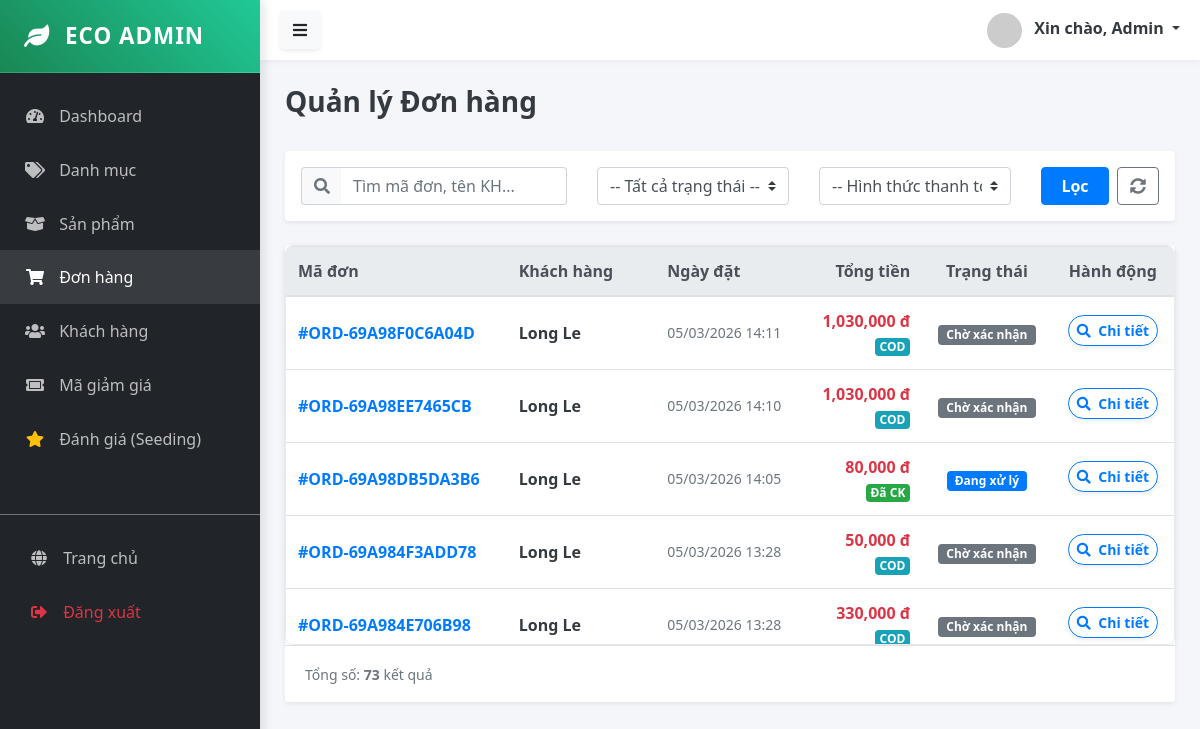
The app's page /public/admin/order (signed in) with its own data.
### tables this page shows
CREATE TABLE `orders` (
  `id` bigint UNSIGNED NOT NULL,
  `user_id` bigint UNSIGNED DEFAULT NULL,
  `order_number` varchar(50) NOT NULL,
  `status` varchar(50) DEFAULT NULL,
  `total_cents` bigint NOT NULL,
  `subtotal_cents` bigint DEFAULT NULL,
  `shipping_fee_cents` bigint DEFAULT NULL,
  `tax_cents` bigint DEFAULT NULL,
  `shipping_address_id` bigint UNSIGNED DEFAULT NULL,
  `billing_address_id` bigint UNSIGNED DEFAULT NULL,
  `payment_status` varchar(50) DEFAULT NULL,
  `payment_method` varchar(50) DEFAULT 'cod',
  `placed_at` datetime DEFAULT NULL,
  `closed_at` datetime DEFAULT NULL,
  `notes` text,
  `coupon_code` varchar(100) DEFAULT NULL,
  `created_at` timestamp NULL DEFAULT CURRENT_TIMESTAMP,
  `updated_at` timestamp NULL DEFAULT CURRENT_TIMESTAMP ON UPDATE CURRENT_TIMESTAMP
);

CREATE TABLE `users` (
  `id` bigint UNSIGNED NOT NULL,
  `email` varchar(255) NOT NULL,
  `password_hash` varchar(255) DEFAULT NULL,
  `name` varchar(200) DEFAULT NULL,
  `phone` varchar(50) DEFAULT NULL,
  `avatar_url` text,
  `status` tinyint DEFAULT '1',
  `role_id` bigint UNSIGNED DEFAULT NULL,
  `google_id` varchar(255) DEFAULT NULL,
  `email_verified` tinyint DEFAULT '0',
  `verification_token` varchar(255) DEFAULT NULL COMMENT 'Mã gửi qua mail',
  `reset_token` varchar(255) DEFAULT NULL COMMENT 'Mã quên mật khẩu (OTP)',
  `reset_token_expire` datetime DEFAULT NULL COMMENT 'Hạn sử dụng mã OTP',
  `created_at` timestamp NULL DEFAULT CURRENT_TIMESTAMP,
  `updated_at` timestamp NULL DEFAULT CURRENT_TIMESTAMP ON UPDATE CURRENT_TIMESTAMP,
  `last_login_at` datetime DEFAULT NULL,
  `metadata` json DEFAULT NULL
);

### app/Controllers/Admin/OrderController.php (called while the page is built, shortened)
<?php
class OrderController extends Controller {
    public function index() {
        $orderModel = $this->model('Order');
        $filters = [
            'search' => trim($_GET['search'] ?? ''),
            'status' => trim($_GET['status'] ?? ''),
            'payment_method' => trim($_GET['payment_method'] ?? '')
        ];
        $orders = $orderModel->getAllOrders($filters);
        $this->view('admin/orders/index', ['orders' => $orders]);
    }
}

### app/Core/App.php (called while the page is built, shortened)
<?php
class App {
    protected $controller = 'HomeController';
    protected $method = 'index';
    public function __construct() {
        $url = $this->parseUrl();
        if (isset($url[0]) && strtolower($url[0]) == 'admin') {
            array_shift($url);
            $folder = 'Admin';
            $this->controller = 'DashboardController';
            if (isset($url[0])) {
                $controllerName = $this->convertToPascalCase($url[0]) . 'Controller';
                if (file_exists('../app/Controllers/Admin/' . $controllerName . '.php')) {
                    $this->controller = $controllerName;
                    array_shift($url);
                }
            }
        }
        $file = '../app/Controllers/' . $folder . '/' . $this->controller . '.php';
        if (file_exists($file)) {
            $this->controller = new $class;
        } else {
            die("Lỗi 404: Controller '{$this->controller}' không tồn tại.");
        }
        $this->params = $url ? array_values($url) : [];
        call_user_func_array([$this->controller, $this->method], $this->params);
    }
    public function parseUrl() {
        if (isset($_GET['url'])) {
            return explode('/', filter_var(rtrim($_GET['url'], '/'), FILTER_SANITIZE_URL));
        }
        return [];
    }
    private function convertToPascalCase($string) {
        return str_replace(' ', '', ucwords(str_replace('-', ' ', $string)));
    }
}

### public/index.php (called while the page is built, shortened)
<?php
$app = new App();

### config/database.php (called while the page is built)
<?php
return [
    'host' => $_ENV['DB_HOST'] ?? 'localhost',
    'dbname' => $_ENV['DB_DATABASE'] ?? 'ecostore',
    'user' => $_ENV['DB_USERNAME'] ?? 'root',
    'pass' => $_ENV['DB_PASSWORD'] ?? '',
    'charset' => 'utf8mb4'
];

### app/Core/Database.php (called while the page is built, shortened)
<?php
class Database {
    private static $instance = null;
    private $connection;
    private function __construct() {
        $config = require __DIR__ . '/../../config/database.php';
        $dsn = "mysql:host={$config['host']};dbname={$config['dbname']};charset={$config['charset']}";
        try {
            $this->connection = new PDO($dsn, $config['user'], $config['pass']);
            $this->connection->setAttribute(PDO::ATTR_ERRMODE, PDO::ERRMODE_EXCEPTION);
            $this->connection->setAttribute(PDO::ATTR_DEFAULT_FETCH_MODE, PDO::FETCH_ASSOC);
        } catch (PDOException $e) {
            die("DB Connection Error: " . $e->getMessage());
        }
    }
    public static function getInstance() {
        if (!self::$instance) {
            self::$instance = new Database();
        }
        return self::$instance;
    }
    public function query($sql, $params = []) {
        try {
            $stmt = $this->connection->prepare($sql);
            $stmt->execute($params);
            return $stmt;
        } catch (PDOException $e) {
            die("Lỗi truy vấn SQL: " . $e->getMessage());
        }
    }
    public function fetchAll($sql, $params = []) {
        return $this->query($sql, $params)->fetchAll();
    }
}

### app/Core/Model.php (called while the page is built, shortened)
<?php
abstract class Model {
    public function __construct() {
        $this->db = Database::getInstance();
    }
}

### app/Models/Order.php (called while the page is built, shortened)
<?php
class Order extends Model {
    public function getAllOrders($filters = []) {
        $sql = "SELECT o.*, u.name as customer_name
                FROM orders o
                LEFT JOIN users u ON o.user_id = u.id
                WHERE 1=1";
        $params = [];
        $sql .= " ORDER BY o.created_at DESC";
        return $this->db->fetchAll($sql, $params);
    }
}

### app/Views/admin/orders/index.php (the view, shortened to what this page needs)
<?php require_once '../app/Views/layouts/admin/sidebar.php'; ?>
<div class="d-flex justify-content-between align-items-center mb-4">
    <h3 class="text-dark font-weight-bold">Quản lý Đơn hàng</h3>
</div>
<div class="card shadow-sm border-0 mb-4 bg-white">
    <div class="card-body p-3">
        <form method="GET" action="/MY_WEB/public/admin/order" class="row align-items-center">
            <div class="col-md-4 mb-2 mb-md-0">
                <div class="input-group">
                    <div class="input-group-prepend">
                        <span class="input-group-text bg-light border-right-0"><i class="fas fa-search text-muted"></i></span>
                    </div>
                    <input type="text" name="search" class="form-control border-left-0" placeholder="Tìm mã đơn, tên KH..." value="<?= $_GET['search'] ?? '' ?>">
                </div>
            </div>
            <div class="col-md-3 mb-2 mb-md-0">
                <select name="status" class="form-control custom-select" onchange="this.form.submit()">
                    <option value="">-- Tất cả trạng thái --</option>
                </select>
            </div>
            <div class="col-md-3 mb-2 mb-md-0">
                <select name="payment_method" class="form-control custom-select" onchange="this.form.submit()">
                    <option value="">-- Hình thức thanh toán --</option>
                </select>
            </div>
            <div class="col-md-2 d-flex">
                <button type="submit" class="btn btn-primary flex-grow-1 mr-2 font-weight-bold">Lọc</button>
                <a href="/MY_WEB/public/admin/order" class="btn btn-outline-secondary" title="Xóa bộ lọc"><i class="fas fa-sync-alt"></i></a>
            </div>
        </form>
    </div>
</div>
<div class="card shadow-sm border-0">
    <div class="card-body p-0">
        <div class="table-scroll-wrapper">
            <table class="table table-hover mb-0">
                <thead class="thead-light">
                    <tr>
                        <th class="col-fixed">Mã đơn</th>
                        <th>Khách hàng</th>
                        <th class="col-fixed">Ngày đặt</th>
                        <th class="col-fixed text-right">Tổng tiền</th>
                        <th class="col-fixed text-center">Trạng thái</th>
                        <th class="col-fixed text-center">Hành động</th>
                    </tr>
                </thead>
                <tbody>
                    <?php if(!empty($orders)): ?>
                        <?php foreach ($orders as $order): ?>
                        <tr>
                            <td class="align-middle font-weight-bold text-primary">#<?= $order['order_number'] ?></td>
                            <td class="align-middle">
                                <div class="font-weight-bold text-dark"><?= $order['customer_name'] ?></div>
                            </td>
                            <td class="align-middle text-muted small">
                                <?= date('d/m/Y H:i', strtotime($order['created_at'])) ?>
                            </td>
                            <td class="align-middle text-right font-weight-bold">
                                <div class="text-danger"><?= number_format($order['total_cents']) ?> đ</div>
                                <?php if($order['payment_method'] == 'banking'): ?>
                                    <?php if($order['payment_status'] == 'paid'): ?>
                                        <span class="badge badge-success mt-1">Đã CK</span>
                                    <?php else: ?>
                                        <span class="badge badge-warning text-dark mt-1">Chờ CK</span>
                                    <?php endif; ?>
                                <?php else: ?>
                                    <span class="badge badge-info mt-1">COD</span>
                                <?php endif; ?>
                            </td>
                            <td class="align-middle text-center">
                                <?php
                                    $badges = [
                                        'pending' => 'secondary',
                                        'processing' => 'primary',
                                        'shipping' => 'info',
                                        'completed' => 'success',
                                        'cancelled' => 'danger'
                                    ];
                                    $labels = [
                                        'pending' => 'Chờ xác nhận',
                                        'processing' => 'Đang xử lý',
                                        'shipping' => 'Đang giao',
                                        'completed' => 'Hoàn thành',
                                        'cancelled' => 'Đã hủy'
                                    ];
                                    $st = $order['status'] ?? 'pending';
                                ?>
                                <span class="badge badge-<?= $badges[$st] ?? 'secondary' ?> px-2 py-1">
                                    <?= $labels[$st] ?? ucfirst($st) ?>
                                </span>
                            </td>
                            <td class="align-middle text-center">
                                <a href="/MY_WEB/public/admin/order/detail/<?= $order['id'] ?>" class="btn btn-sm btn-outline-primary shadow-sm rounded-pill font-weight-bold px-2 mb-1">
                                    <i class="fas fa-search mr-1"></i> Chi tiết
                                </a>
                            </td>
                        </tr>
                        <?php endforeach; ?>
                    <?php endif; ?>
                </tbody>
            </table>
        </div>
    </div>
    <div class="card-footer bg-white py-3">
        <small class="text-muted">Tổng số: <strong><?= count($orders) ?></strong> kết quả</small>
    </div>
</div>
<?php require_once '../app/Views/layouts/admin/footer.php'; ?>

### public/assets/css/admin.css (style rules this page uses)
:root { --primary-color: #0d6efd; --secondary-color: #6c757d; --success-color: #198754; --sidebar-bg: #212529; --sidebar-width: 260px; --header-height: 60px; }
body { font-family: 'Segoe UI', Tahoma, Geneva, Verdana, sans-serif; background-color: #f4f6f9; overflow-x: hidden; }
.table-scroll-wrapper { max-height: 400px; overflow-y: auto; border-radius: 8px; box-shadow: 0 2px 8px rgba(0,0,0,0.05); background: #fff; border: 1px solid #e9ecef; }
.table-scroll-wrapper thead th { position: sticky; top: 0; background-color: #f8f9fa; z-index: 2; border-bottom: 2px solid #dee2e6; white-space: nowrap; }

### records on screen
orders: order_number "ORD-69A98F0C6A04D", user.name "Long Le", created_at "05/03/2026 14:11", total_cents "1,030,000", payment_method "COD", status "Chờ xác nhận"
orders: order_number "ORD-69A98EE7465CB", user.name "Long Le", created_at "05/03/2026 14:10", total_cents "1,030,000", payment_method "COD", status "Chờ xác nhận"
orders: order_number "ORD-69A98DB5DA3B6", user.name "Long Le", created_at "05/03/2026 14:05", total_cents "80,000", payment_method "Đã CK", status "Đang xử lý"
orders: order_number "ORD-69A984F3ADD78", user.name "Long Le", created_at "05/03/2026 13:28", total_cents "50,000", payment_method "COD", status "Chờ xác nhận"
orders: order_number "ORD-69A984E706B98", user.name "Long Le", created_at "05/03/2026 13:28", total_cents "330,000", payment_method "COD", status "Chờ xác nhận"

### other values on screen
$_SESSION['admin_name'] "Admin"
count($orders) "73"
